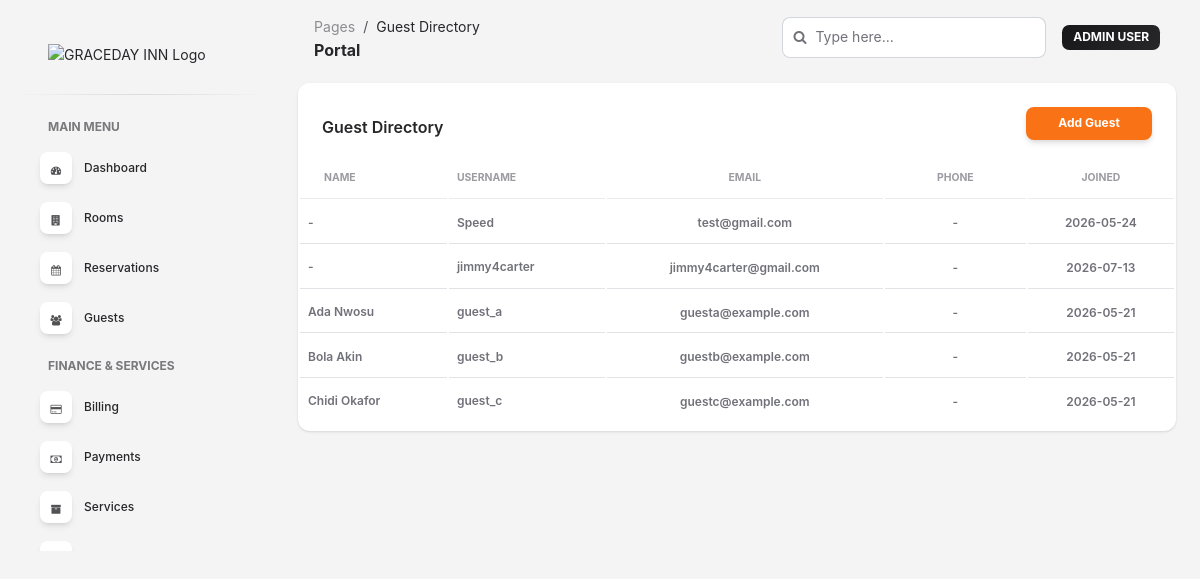
Before: /portal/guests/ (signed in) with the older database file.
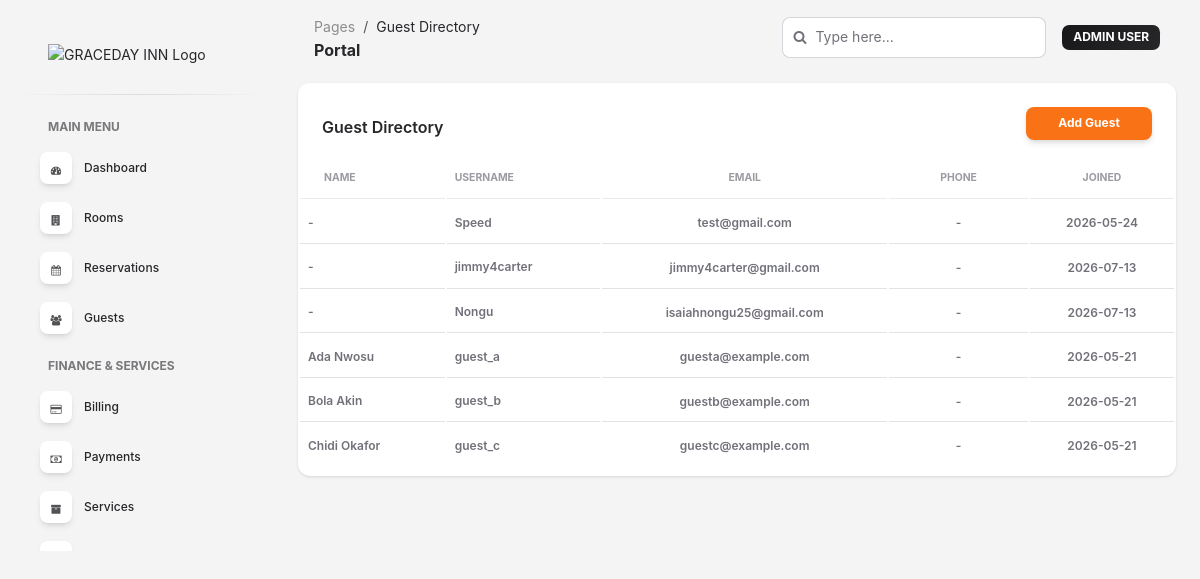
After: the same page with the newer database file.
### apps/accounts/models.py (models this page shows, shortened)
class UserProfile(AbstractUser):
    ROLE_CHOICES = [
        ('admin', 'Admin'),
        ('manager', 'Manager'),
        ('receptionist', 'Receptionist'),
        ('housekeeping', 'Housekeeping'),
        ('guest', 'Guest'),
    ]
    ID_TYPE_CHOICES = [
        ('passport', 'Passport'),
        ('national_id', 'National ID'),
        ('drivers_license', "Driver's License"),
        ('other', 'Other'),
    ]
    role = models.CharField(max_length=20, choices=ROLE_CHOICES, default='guest')
    phone = models.CharField(max_length=20, blank=True)
    avatar = models.ImageField(upload_to='avatars/', blank=True, null=True)
    address = models.TextField(blank=True)
    id_type = models.CharField(max_length=20, choices=ID_TYPE_CHOICES, blank=True)
    id_number = models.CharField(max_length=50, blank=True)
    nationality = models.CharField(max_length=100, blank=True)
    class Meta:
        verbose_name = 'User Profile'
        verbose_name_plural = 'User Profiles'

### apps/frontend/views.py (the view)
@login_required
@role_required({'admin', 'manager', 'receptionist'})
def portal_guests(request):
    guests = UserProfile.objects.filter(role='guest').order_by('first_name', 'last_name')
    guest_form = GuestCreateForm(request.POST or None)
    if request.method == 'POST' and guest_form.is_valid():
        guest_form.save()
        messages.success(request, 'Guest account created successfully.')
        return redirect('frontend:portal-guests')
    return render(
        request,
        'portals/guests.html',
        {
            'guests': guests,
            'stats': _portal_stats(request.user),
            'guest_form': guest_form,
        },
    )

### apps/frontend/forms.py (shortened to what this page needs)
class GuestCreateForm(forms.ModelForm):
    password = forms.CharField(
        required=False,
        widget=forms.PasswordInput(attrs={'class': 'form-control', 'placeholder': 'Leave blank to send an invite later'}),
    )
    class Meta:
        model = UserProfile
        fields = ('username', 'email', 'first_name', 'last_name', 'phone')
        widgets = {
            'username': forms.TextInput(attrs={'class': 'form-control', 'placeholder': 'e.g. guest_ada'}),
            'email': forms.EmailInput(attrs={'class': 'form-control', 'placeholder': 'guest@example.com'}),
            'first_name': forms.TextInput(attrs={'class': 'form-control', 'placeholder': 'First name'}),
            'last_name': forms.TextInput(attrs={'class': 'form-control', 'placeholder': 'Last name'}),
            'phone': forms.TextInput(attrs={'class': 'form-control', 'placeholder': 'Phone'}),
        }

### apps/frontend/views.py (called while the page is built)
def _duration_to_minutes(duration):
    if not duration:
        return 0
    return round(duration.total_seconds() / 60, 2)

### apps/frontend/templates/portals/guests.html (shortened to what this page needs)
{% extends 'base_portal.html' %}
{% block page_title %}Guest Directory{% endblock %}
{% block content %}
<div class="row">
    <div class="col-12">
        <div class="card mb-4">
            <div class="card-header pb-0 d-flex justify-content-between align-items-center">
                <h6>Guest Directory</h6>
                <button type="button" class="btn btn-primary btn-sm" data-bs-toggle="modal" data-bs-target="#guestModal">
                    Add Guest
                </button>
            </div>
            <div class="card-body px-0 pt-0 pb-2">
                <div class="table-responsive p-0">
                    <table class="table align-items-center mb-0">
                        <thead>
                            <tr>
                                <th class="text-uppercase text-secondary text-xxs font-weight-bolder opacity-7">Name</th>
                                <th class="text-uppercase text-secondary text-xxs font-weight-bolder opacity-7 ps-2">Username</th>
                                <th class="text-center text-uppercase text-secondary text-xxs font-weight-bolder opacity-7">Email</th>
                                <th class="text-center text-uppercase text-secondary text-xxs font-weight-bolder opacity-7">Phone</th>
                                <th class="text-center text-uppercase text-secondary text-xxs font-weight-bolder opacity-7">Joined</th>
                            </tr>
                        </thead>
                        <tbody>
                            {% for guest in guests %}
                                <tr>
                                    <td><p class="text-xs font-weight-bold mb-0">{{ guest.get_full_name|default:'-' }}</p></td>
                                    <td><p class="text-xs font-weight-bold mb-0">{{ guest.username }}</p></td>
                                    <td class="align-middle text-center"><span class="text-secondary text-xs font-weight-bold">{{ guest.email|default:'-' }}</span></td>
                                    <td class="align-middle text-center"><span class="text-secondary text-xs font-weight-bold">{{ guest.phone|default:'-' }}</span></td>
                                    <td class="align-middle text-center"><span class="text-secondary text-xs font-weight-bold">{{ guest.date_joined|date:'Y-m-d' }}</span></td>
                                </tr>
                            {% empty %}
                                <tr><td colspan="5" class="text-center">No guest records.</td></tr>
                            {% endfor %}
                        </tbody>
                    </table>
                </div>
            </div>
        </div>
    </div>
</div>
{% endblock %}

Changed rows visible on the page:
added UserProfile: get_full_name "-", username "Nongu", email "isaiahnongu25@gmail.com", phone "-", date_joined "2026-07-13"
